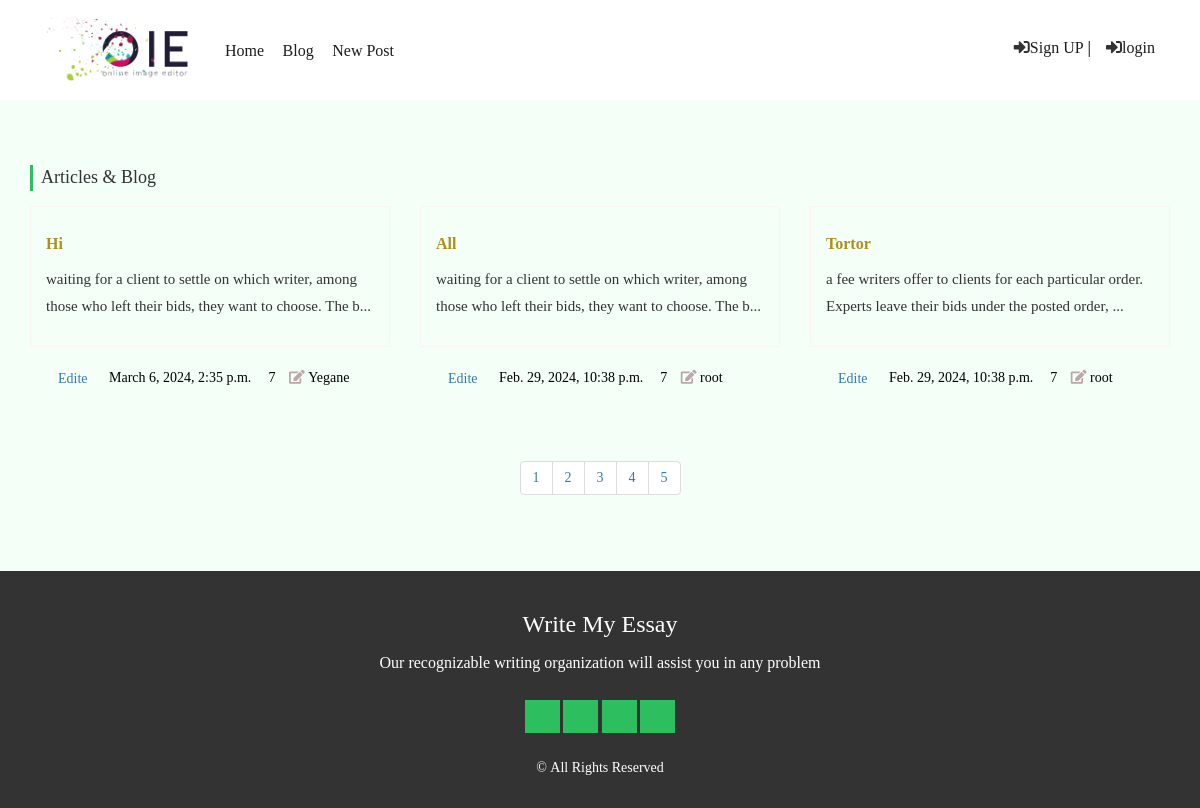
Screenshot of /blog/ with the database file from the repository.
### blog/models.py (models this page shows, shortened)
class BaseModel(models.Model):
    created_at = models.DateTimeField(auto_now_add=True)
    updated_at = models.DateTimeField(auto_now=True)
    class Meta:
        abstract = True

class Post(BaseModel):
    class Meta:
        verbose_name_plural = 'Posts'
    STATUS_CHOICES = (
        ('pub', 'Published'),
        ('drf', 'Draft')
    )
    title = models.CharField(max_length=100)
    text = models.TextField()
    author = models.ForeignKey(User, on_delete=models.CASCADE, )
    status = models.CharField(choices=STATUS_CHOICES, max_length=3, default='pub')

### blog/views.py (the view)
# urls.py: path('', views.PostListView.as_view(), name='posts_list'),
class PostListView(generic.ListView):
    template_name = 'blog/posts_list.html'
    context_object_name = 'posts'
    def get_queryset(self):
        return Post.objects.filter(status='pub').order_by('-updated_at')

### blog/templates/blog/posts_list.html (shortened to what this page needs)
{% extends '_base.html' %}
{% load static %}
{% block content %}
    <div class="blog-box blog-page">
        <div class="container">
            <div class="title"><span>Articles & Blog</span></div>
            <div class="row">
                {% for p in posts %}
                    <div class="col-md-4">
                        <a href="{% url 'post_detail' p.id %}">
                            <div class="article-box">
                                <div class="a-text">
                                    <h4>{{ p.title }}</h4>
                                    <p>{{ p.text|slice:':107' }}...</p>
                                </div>
                        </a>
                        <div class="a-meta">
                            <a href="{% url 'post_update' p.id %}" class="btn" style="margin-right: 5px">Edite</a>
                                <span>{{ p.updated_at }}</span>
                                <span>&nbsp;7</span>
                                <span><i class="fa fa-edit"></i>&nbsp;{{ p.author }}</span>
                        </div>
                    </div>
                    </div>
                {% endfor %}
            <div class="col-md-12 text-center">
                <ul class="pagination">
                    <li><a href="#">1</a></li>
                    <li><a href="#">2</a></li>
                    <li><a href="#">3</a></li>
                    <li><a href="#">4</a></li>
                    <li><a href="#">5</a></li>
                </ul>
            </div>
{% endblock %}

### static/css/blog/style.css (style rules this page uses)
* { font-family: farabin; font-weight: 300; box-sizing: border-box; padding: 0; margin: 0; }
html { overflow-x: hidden !important; }
body { font-family:farabin; direction: ltr; overflow-x: hidden !important; margin: 0; padding: 0; background-color: rgb(244, 255, 248); }
ol,ul { margin: 0; padding: 0; }
li { list-style: none; }
a,a:hover,a:focus { text-decoration: none; }
a,a:hover,a:focus,figure,figure:hover,figcaption,i,i:hover,img,i { text-decoration: none; transition: all 0.3s; -webkit-transition: all 0.3s; -moz-transition: all 0.3s; -o-transition: all 0.3s; }
h4, .h4 { font-size: 16px !important; line-height: 1.5; font-family:'farabin',tahoma; }
button,a,i,li:focus { outline: 0; }
.title { text-align: left; padding: 15px 0; }
.title span { display: inline-block; font-size: 18px; border-left: 3px solid #2dbe60; padding-left: 8px; }
.blog-box { padding: 50px 0; background-color: #faf4f4; }
.blog-page { background-color: transparent; }
.blog-box .article-box { width: 100%; }
.blog-page .article-box { margin-bottom: 30px; }
.blog-box .article-box .a-meta { padding: 15px; }
.blog-box .article-box .a-meta span { display: inline-block; margin-right: 10px; color: #000; }
.blog-box .article-box .a-meta span i { color: #bba7a7; }
.blog-box .article-box .a-text { border: 1px solid #faf4f4; padding: 15px; transition: all 0.3s ease; -webkit-transition: all 0.3s ease; -moz-transition: all 0.3s ease; -o-transition: all 0.3s ease; }
.blog-box .article-box .a-text p { height: 50px; overflow: hidden; font-size: 15px; color: #333; margin-bottom: 15px; line-height: 1.8; }
.blog-box .article-box .a-text h4 { font-weight: bold; width: 100%; overflow: hidden; text-overflow: ellipsis; white-space: nowrap; color: #af901a; }

### rows the page displays
Post: title "Hi", text "waiting for a client to settle on which writer, among those who left their bids, they want to choose. The b", updated_at "March 6, 2024, 2:35 p.m.", author "Yegane"
Post: title "All", text "waiting for a client to settle on which writer, among those who left their bids, they want to choose. The b", updated_at "Feb. 29, 2024, 10:38 p.m.", author "root"
Post: title "Tortor", text "a fee writers offer to clients for each particular order. Experts leave their bids under the posted order,", updated_at "Feb. 29, 2024, 10:38 p.m.", author "root"
